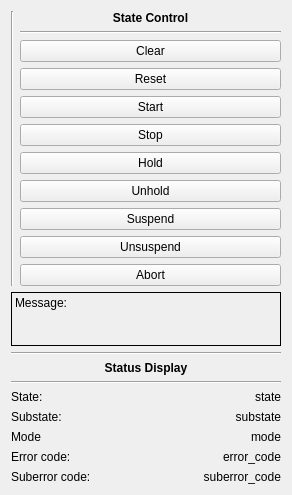
<?xml version="1.0" encoding="UTF-8"?>
<ui version="4.0">
 <class>NavigationWidget</class>
 <widget class="QWidget" name="NavigationWidget">
  <property name="geometry">
   <rect>
    <x>0</x>
    <y>0</y>
    <width>292</width>
    <height>495</height>
   </rect>
  </property>
  <property name="windowTitle">
   <string>Pack ML</string>
  </property>
  <layout class="QVBoxLayout" name="verticalLayout_4">
   <item>
    <layout class="QHBoxLayout" name="horizontalLayout">
     <item>
      <widget class="Line" name="line_3">
       <property name="orientation">
        <enum>Qt::Vertical</enum>
       </property>
      </widget>
     </item>
     <item>
      <layout class="QVBoxLayout" name="verticalLayout">
       <item>
        <widget class="QLabel" name="label_2">
         <property name="text">
          <string>&lt;html&gt;&lt;head/&gt;&lt;body&gt;&lt;p&gt;&lt;span style=&quot; font-weight:600;&quot;&gt;State Control&lt;/span&gt;&lt;/p&gt;&lt;/body&gt;&lt;/html&gt;</string>
         </property>
         <property name="textFormat">
          <enum>Qt::RichText</enum>
         </property>
         <property name="alignment">
          <set>Qt::AlignCenter</set>
         </property>
        </widget>
       </item>
       <item>
        <widget class="Line" name="line_2">
         <property name="orientation">
          <enum>Qt::Horizontal</enum>
         </property>
        </widget>
       </item>
       <item>
        <widget class="QPushButton" name="clear_button">
         <property name="enabled">
          <bool>true</bool>
         </property>
         <property name="text">
          <string>Clear</string>
         </property>
        </widget>
       </item>
       <item>
        <widget class="QPushButton" name="reset_button">
         <property name="enabled">
          <bool>true</bool>
         </property>
         <property name="text">
          <string>Reset</string>
         </property>
        </widget>
       </item>
       <item>
        <widget class="QPushButton" name="start_button">
         <property name="enabled">
          <bool>true</bool>
         </property>
         <property name="text">
          <string>Start</string>
         </property>
        </widget>
       </item>
       <item>
        <widget class="QPushButton" name="stop_button">
         <property name="enabled">
          <bool>true</bool>
         </property>
         <property name="text">
          <string>Stop</string>
         </property>
        </widget>
       </item>
       <item>
        <widget class="QPushButton" name="hold_button">
         <property name="enabled">
          <bool>true</bool>
         </property>
         <property name="text">
          <string>Hold</string>
         </property>
        </widget>
       </item>
       <item>
        <widget class="QPushButton" name="unhold_button">
         <property name="enabled">
          <bool>true</bool>
         </property>
         <property name="text">
          <string>Unhold</string>
         </property>
        </widget>
       </item>
       <item>
        <widget class="QPushButton" name="suspend_button">
         <property name="enabled">
          <bool>true</bool>
         </property>
         <property name="text">
          <string>Suspend</string>
         </property>
        </widget>
       </item>
       <item>
        <widget class="QPushButton" name="unsuspend_button">
         <property name="enabled">
          <bool>true</bool>
         </property>
         <property name="text">
          <string>Unsuspend</string>
         </property>
        </widget>
       </item>
       <item>
        <widget class="QPushButton" name="abort_button">
         <property name="enabled">
          <bool>true</bool>
         </property>
         <property name="text">
          <string>Abort</string>
         </property>
        </widget>
       </item>
      </layout>
     </item>
    </layout>
   </item>
   <item>
    <widget class="QLabel" name="message_box">
     <property name="minimumSize">
      <size>
       <width>0</width>
       <height>50</height>
      </size>
     </property>
     <property name="frameShape">
      <enum>QFrame::Box</enum>
     </property>
     <property name="text">
      <string>Message:</string>
     </property>
     <property name="alignment">
      <set>Qt::AlignLeading|Qt::AlignLeft|Qt::AlignTop</set>
     </property>
     <property name="wordWrap">
      <bool>true</bool>
     </property>
    </widget>
   </item>
   <item>
    <layout class="QVBoxLayout" name="verticalLayout_3">
     <item>
      <widget class="Line" name="line_5">
       <property name="orientation">
        <enum>Qt::Horizontal</enum>
       </property>
      </widget>
     </item>
     <item>
      <widget class="QLabel" name="label_3">
       <property name="text">
        <string>&lt;html&gt;&lt;head/&gt;&lt;body&gt;&lt;p&gt;&lt;span style=&quot; font-weight:600;&quot;&gt;Status Display&lt;/span&gt;&lt;/p&gt;&lt;/body&gt;&lt;/html&gt;</string>
       </property>
       <property name="alignment">
        <set>Qt::AlignCenter</set>
       </property>
      </widget>
     </item>
     <item>
      <widget class="Line" name="line_4">
       <property name="orientation">
        <enum>Qt::Horizontal</enum>
       </property>
      </widget>
     </item>
     <item>
      <layout class="QFormLayout" name="formLayout">
       <item row="0" column="0">
        <widget class="QLabel" name="label_5">
         <property name="text">
          <string>State:</string>
         </property>
        </widget>
       </item>
       <item row="0" column="1">
        <widget class="QLabel" name="state_name">
         <property name="text">
          <string>state</string>
         </property>
         <property name="scaledContents">
          <bool>false</bool>
         </property>
         <property name="alignment">
          <set>Qt::AlignRight|Qt::AlignTrailing|Qt::AlignVCenter</set>
         </property>
        </widget>
       </item>
       <item row="1" column="0">
        <widget class="QLabel" name="label">
         <property name="text">
          <string>Substate:</string>
         </property>
        </widget>
       </item>
       <item row="1" column="1">
        <widget class="QLabel" name="substate">
         <property name="text">
          <string>substate</string>
         </property>
         <property name="alignment">
          <set>Qt::AlignRight|Qt::AlignTrailing|Qt::AlignVCenter</set>
         </property>
        </widget>
       </item>
       <item row="2" column="0">
        <widget class="QLabel" name="label_4">
         <property name="text">
          <string>Mode</string>
         </property>
        </widget>
       </item>
       <item row="2" column="1">
        <widget class="QLabel" name="mode_name">
         <property name="text">
          <string>mode</string>
         </property>
         <property name="alignment">
          <set>Qt::AlignRight|Qt::AlignTrailing|Qt::AlignVCenter</set>
         </property>
        </widget>
       </item>
       <item row="3" column="0">
        <widget class="QLabel" name="label_6">
         <property name="text">
          <string>Error code:</string>
         </property>
        </widget>
       </item>
       <item row="3" column="1">
        <widget class="QLabel" name="error_code">
         <property name="text">
          <string>error_code</string>
         </property>
         <property name="alignment">
          <set>Qt::AlignRight|Qt::AlignTrailing|Qt::AlignVCenter</set>
         </property>
        </widget>
       </item>
       <item row="4" column="0">
        <widget class="QLabel" name="label_7">
         <property name="text">
          <string>Suberror code:</string>
         </property>
        </widget>
       </item>
       <item row="4" column="1">
        <widget class="QLabel" name="suberror_code">
         <property name="text">
          <string>suberror_code</string>
         </property>
         <property name="alignment">
          <set>Qt::AlignRight|Qt::AlignTrailing|Qt::AlignVCenter</set>
         </property>
        </widget>
       </item>
      </layout>
     </item>
    </layout>
   </item>
  </layout>
 </widget>
 <resources/>
 <connections/>
</ui>
